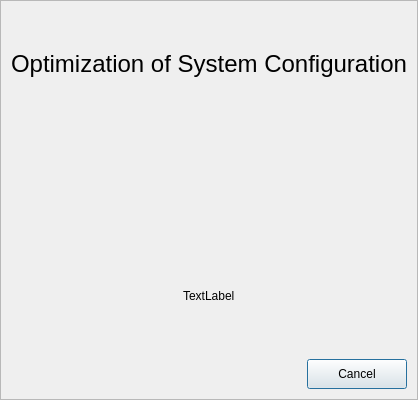
<?xml version="1.0" encoding="UTF-8"?>
<ui version="4.0">
 <class>OptimizationDialog</class>
 <widget class="QDialog" name="OptimizationDialog">
  <property name="geometry">
   <rect>
    <x>0</x>
    <y>0</y>
    <width>400</width>
    <height>400</height>
   </rect>
  </property>
  <property name="windowTitle">
   <string>Dialog</string>
  </property>
  <layout class="QVBoxLayout" name="verticalLayout">
   <property name="spacing">
    <number>0</number>
   </property>
   <property name="leftMargin">
    <number>0</number>
   </property>
   <property name="topMargin">
    <number>0</number>
   </property>
   <property name="rightMargin">
    <number>0</number>
   </property>
   <property name="bottomMargin">
    <number>0</number>
   </property>
   <item>
    <widget class="QFrame" name="dialog_frame">
     <property name="frameShape">
      <enum>QFrame::StyledPanel</enum>
     </property>
     <property name="frameShadow">
      <enum>QFrame::Plain</enum>
     </property>
     <property name="lineWidth">
      <number>0</number>
     </property>
     <layout class="QVBoxLayout" name="verticalLayout_3">
      <property name="spacing">
       <number>10</number>
      </property>
      <property name="leftMargin">
       <number>10</number>
      </property>
      <property name="topMargin">
       <number>10</number>
      </property>
      <property name="rightMargin">
       <number>10</number>
      </property>
      <property name="bottomMargin">
       <number>10</number>
      </property>
      <item>
       <layout class="QHBoxLayout" name="horizontalLayout">
        <property name="spacing">
         <number>0</number>
        </property>
        <item>
         <widget class="QLabel" name="name">
          <property name="font">
           <font>
            <family>Arial</family>
            <pointsize>18</pointsize>
           </font>
          </property>
          <property name="locale">
           <locale language="English" country="UnitedStates"/>
          </property>
          <property name="text">
           <string>Optimization of System Configuration</string>
          </property>
         </widget>
        </item>
        <item>
         <spacer name="horizontalSpacer">
          <property name="orientation">
           <enum>Qt::Horizontal</enum>
          </property>
          <property name="sizeHint" stdset="0">
           <size>
            <width>40</width>
            <height>20</height>
           </size>
          </property>
         </spacer>
        </item>
       </layout>
      </item>
      <item>
       <layout class="QHBoxLayout" name="horizontalLayout_3">
        <item>
         <spacer name="horizontalSpacer_3">
          <property name="orientation">
           <enum>Qt::Horizontal</enum>
          </property>
          <property name="sizeHint" stdset="0">
           <size>
            <width>40</width>
            <height>20</height>
           </size>
          </property>
         </spacer>
        </item>
        <item>
         <widget class="QLabel" name="logo">
          <property name="text">
           <string/>
          </property>
          <property name="pixmap">
           <pixmap resource="osdria_app.qrc">:/icons/img/logo@2x.png</pixmap>
          </property>
         </widget>
        </item>
        <item>
         <spacer name="horizontalSpacer_4">
          <property name="orientation">
           <enum>Qt::Horizontal</enum>
          </property>
          <property name="sizeHint" stdset="0">
           <size>
            <width>40</width>
            <height>20</height>
           </size>
          </property>
         </spacer>
        </item>
       </layout>
      </item>
      <item>
       <layout class="QHBoxLayout" name="horizontalLayout_4">
        <item>
         <spacer name="horizontalSpacer_5">
          <property name="orientation">
           <enum>Qt::Horizontal</enum>
          </property>
          <property name="sizeHint" stdset="0">
           <size>
            <width>40</width>
            <height>20</height>
           </size>
          </property>
         </spacer>
        </item>
        <item>
         <widget class="QLabel" name="information_text">
          <property name="text">
           <string>TextLabel</string>
          </property>
         </widget>
        </item>
        <item>
         <spacer name="horizontalSpacer_6">
          <property name="orientation">
           <enum>Qt::Horizontal</enum>
          </property>
          <property name="sizeHint" stdset="0">
           <size>
            <width>40</width>
            <height>20</height>
           </size>
          </property>
         </spacer>
        </item>
       </layout>
      </item>
      <item>
       <layout class="QHBoxLayout" name="horizontalLayout_2">
        <property name="spacing">
         <number>10</number>
        </property>
        <item>
         <spacer name="horizontalSpacer_2">
          <property name="orientation">
           <enum>Qt::Horizontal</enum>
          </property>
          <property name="sizeHint" stdset="0">
           <size>
            <width>40</width>
            <height>20</height>
           </size>
          </property>
         </spacer>
        </item>
        <item>
         <widget class="QPushButton" name="cancel_button">
          <property name="minimumSize">
           <size>
            <width>100</width>
            <height>30</height>
           </size>
          </property>
          <property name="text">
           <string>Cancel</string>
          </property>
          <property name="flat">
           <bool>false</bool>
          </property>
         </widget>
        </item>
       </layout>
      </item>
     </layout>
    </widget>
   </item>
  </layout>
 </widget>
 <resources>
  <include location="osdria_app.qrc"/>
 </resources>
 <connections/>
</ui>
